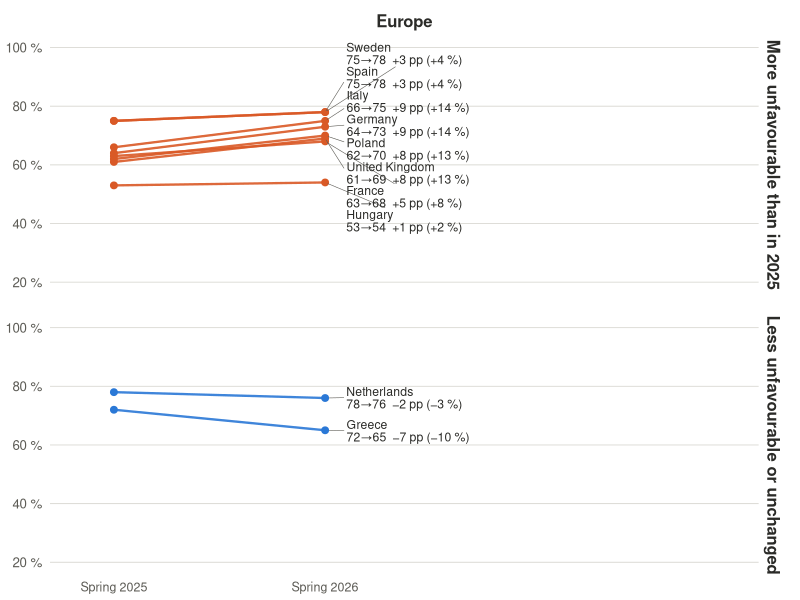
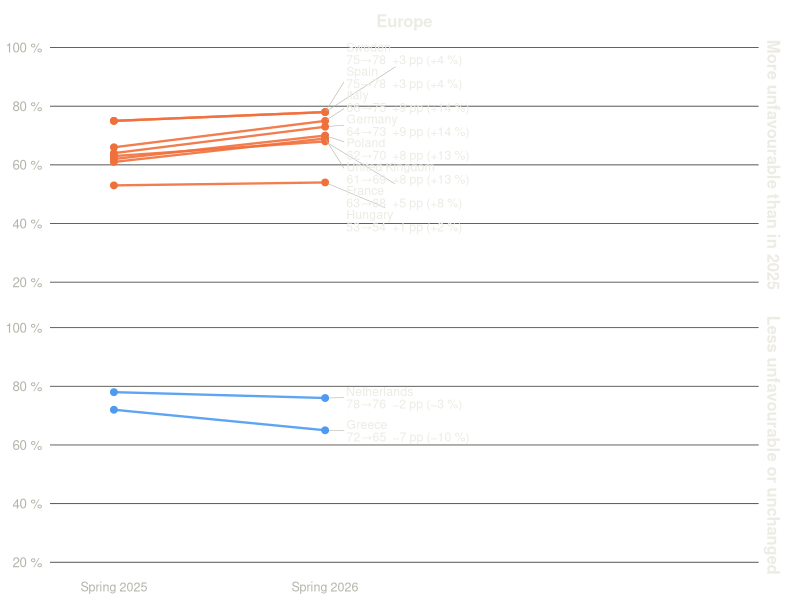
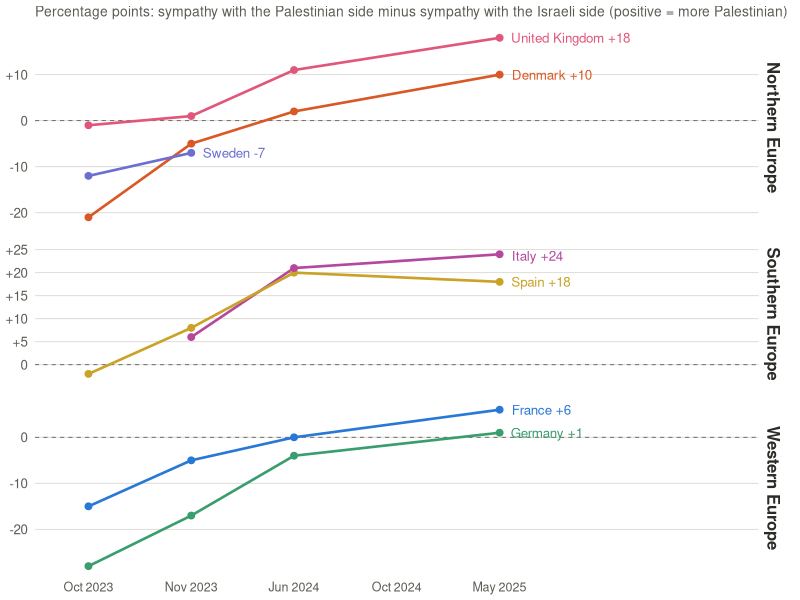
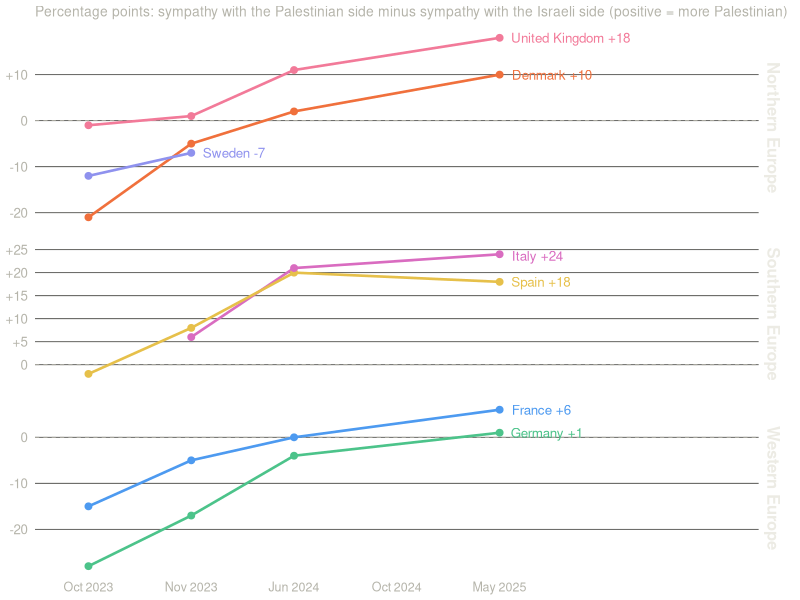

The R source for these figures, in order:
# AKTION: Dashboard-Grafiken mit ggplot2 (Umfragen). Schreibt je Grafik zwei SVG-Dateien (hell/dunkel) nach data/live/grafiken/.
#   Rscript skripte/live_grafiken.R        # das Dashboard (skripte/live_dashboard.py) startet das Skript selbst, wenn die Eingaben neuer sind
suppressPackageStartupMessages({library(dplyr); library(tidyr); library(readr); library(stringr); library(ggplot2); library(ggrepel)})
setwd(dirname(dirname(normalizePath(sub("--file=", "", grep("--file=", commandArgs(FALSE), value = TRUE)[1])))))
dir.create("data/live/grafiken", showWarnings = FALSE, recursive = TRUE)

LAND_EN <- c("Deutschland" = "Germany", "Frankreich" = "France", "Italien" = "Italy", "Spanien" = "Spain", "Polen" = "Poland", "Griechenland" = "Greece",
             "Niederlande" = "Netherlands", "Schweden" = "Sweden", "Dänemark" = "Denmark", "Ungarn" = "Hungary", "Vereinigtes Königreich" = "United Kingdom",
             "Vereinigte Staaten" = "United States", "Türkei" = "Turkey", "Indonesien" = "Indonesia", "Südkorea" = "South Korea", "Südafrika" = "South Africa",
             "Kenia" = "Kenya", "Indien" = "India", "Brasilien" = "Brazil", "Mexiko" = "Mexico", "Argentinien" = "Argentina", "Japan" = "Japan",
             "Nigeria" = "Nigeria", "Pakistan" = "Pakistan", "Bangladesch" = "Bangladesh", "Philippinen" = "Philippines", "Thailand" = "Thailand", "Kolumbien" = "Colombia")
en <- function(x) unname(ifelse(x %in% names(LAND_EN), LAND_EN[x], x))
meta <- read_csv("laender/laender_metadaten.csv", na = character(), show_col_types = FALSE) |> select(land, continent, unterregion_un) |>
  mutate(continent = if_else(continent %in% c("NA", "North America", "South America", "Latin America"), "Americas", continent))
u <- read_csv("umfragen/umfragen_israel_palaestina.csv", show_col_types = FALSE) |> left_join(meta, by = "land") |> mutate(land_en = en(land))

# Farben und Schrift je Modus (hell/dunkel); Hintergrund transparent
PAL <- list(hell = list(text = "#2b2b28", text2 = "#5c5b55", gitter = "#d9d8d2", auf = "#d95926", ab = "#2a78d6"),
            dunkel = list(text = "#ecebe4", text2 = "#b5b4aa", gitter = "#4a4a46", auf = "#f0703c", ab = "#4d9af0"))
thema <- function(p) theme_minimal(base_size = 12) + theme(
  text = element_text(colour = p$text), axis.text = element_text(colour = p$text2), axis.title = element_blank(),
  panel.grid.major.x = element_blank(), panel.grid.minor = element_blank(), panel.grid.major.y = element_line(colour = p$gitter, linewidth = .3),
  strip.text = element_text(colour = p$text, face = "bold", size = 12), strip.background = element_blank(),
  legend.position = "none", plot.background = element_rect(fill = NA, colour = NA), panel.background = element_rect(fill = NA, colour = NA),
  panel.spacing = unit(1.1, "lines"), plot.margin = margin(4, 8, 4, 4))
speichern <- function(plot_fun, name, breite, hoehe) for (m in names(PAL)) {
  svg(sprintf("data/live/grafiken/%s_%s.svg", name, m), width = breite, height = hoehe, bg = "transparent"); print(plot_fun(PAL[[m]])); dev.off()
}

## ---- Pew: ungünstige Meinung über Israel, 2025 -> 2026 (Liniengrafik, gruppiert nach Richtung und Kontinent) ----
pew <- u |> filter(quelle == "Pew Global Attitudes", frage == "Meinung über Israel", antwort == "negativ") |>
  mutate(welle = str_replace(welle, "Frühjahr", "Spring")) |> select(land_en, continent, welle, prozent) |>
  pivot_wider(names_from = welle, values_from = prozent) |> filter(!is.na(`Spring 2025`), !is.na(`Spring 2026`)) |>
  mutate(aend = `Spring 2026` - `Spring 2025`, rel = 100 * aend / `Spring 2025`,
         richtung = factor(if_else(aend > 0, "More unfavourable than in 2025", "Less unfavourable or unchanged"),
                           levels = c("More unfavourable than in 2025", "Less unfavourable or unchanged")),
         continent = factor(continent, levels = c("Europe", "Asia", "Africa", "Americas")),
         beschr = sprintf("%s\n%d→%d  %+d pp (%+.0f %%)", land_en, `Spring 2025`, `Spring 2026`, aend, rel),
         beschr = str_replace_all(beschr, "-", "−"))
pew_lang <- pew |> pivot_longer(c(`Spring 2025`, `Spring 2026`), names_to = "welle", values_to = "wert") |> mutate(x = if_else(welle == "Spring 2025", 1, 2))
pew_plot <- function(p) ggplot(pew_lang, aes(x, wert, group = land_en, colour = richtung)) +
  geom_line(linewidth = .8, alpha = .9) + geom_point(size = 2) +
  geom_text_repel(data = filter(pew_lang, x == 2), aes(label = pew$beschr[match(land_en, pew$land_en)]), colour = p$text,
                  size = 3.1, hjust = 0, direction = "y", xlim = c(2.1, Inf), segment.size = .2, segment.colour = p$text2, lineheight = .85,
                  min.segment.length = 0, box.padding = .06, point.padding = .2, max.overlaps = Inf, seed = 1) +
  scale_colour_manual(values = c(p$auf, p$ab)) +
  scale_x_continuous(breaks = 1:2, labels = c("Spring 2025", "Spring 2026"), limits = c(.85, 3.9)) +
  scale_y_continuous(limits = c(20, 100), breaks = seq(20, 100, 20), labels = \(v) paste0(v, " %")) +
  facet_grid(richtung ~ continent, scales = "free_y", space = "free_y", drop = TRUE) + thema(p) +
  theme(axis.text.x = element_text(size = 9))
speichern(pew_plot, "pew_israel", 12, 8.5)

## ---- YouGov: Sympathie für die palästinensische minus die israelische Seite (Prozentpunkte), Linien je Land, Gruppen = UN-Unterregion ----
yg <- u |> filter(quelle == "YouGov EuroTrack", frage == "Sympathie im israelisch-palästinensischen Konflikt", antwort %in% c("israelische Seite", "palästinensische Seite")) |>
  select(land_en, unterregion_un, welle, antwort, prozent, feld_von) |> group_by(land_en, welle) |> mutate(mitte = min(feld_von)) |> ungroup() |>
  pivot_wider(names_from = antwort, values_from = prozent) |> filter(!is.na(`israelische Seite`), !is.na(`palästinensische Seite`)) |>
  mutate(saldo = `palästinensische Seite` - `israelische Seite`, welle = factor(welle, levels = c("Okt. 2023", "Nov. 2023", "Juni 2024", "Okt. 2024", "Mai 2025"),
                                                                                   labels = c("Oct 2023", "Nov 2023", "Jun 2024", "Oct 2024", "May 2025")))
yg_plot <- function(p) {
  fa <- c("#d95926", "#2a78d6", "#3a9d6e", "#b5479e", "#c9a227", "#6c6fd1", "#e0577b")
  if (identical(p$text, PAL$dunkel$text)) fa <- c("#f0703c", "#4d9af0", "#4cc38a", "#d96cc0", "#e6c04a", "#8f92ee", "#f27a99")
  letzte <- yg |> group_by(land_en) |> filter(as.integer(welle) == max(as.integer(welle))) |> ungroup()
  wl <- levels(yg$welle)
  ggplot(yg, aes(as.integer(welle), saldo, group = land_en, colour = land_en)) +
    geom_hline(yintercept = 0, colour = p$text2, linewidth = .3, linetype = 2) +
    geom_line(linewidth = .9) + geom_point(size = 2) +
    geom_text_repel(data = letzte, aes(label = sprintf("%s %+d", land_en, saldo)), size = 3.4, hjust = 0, direction = "y", nudge_x = .12,
                    segment.colour = NA, box.padding = .12, seed = 1, show.legend = FALSE) +
    scale_colour_manual(values = setNames(rep_len(fa, n_distinct(yg$land_en)), sort(unique(yg$land_en)))) +
    scale_x_continuous(breaks = seq_along(wl), labels = wl, limits = c(.8, 7.2)) + scale_y_continuous(labels = \(v) ifelse(v == 0, "0", sprintf("%+d", v))) +
    facet_grid(unterregion_un ~ ., scales = "free_y", space = "free_y") + thema(p) +
    labs(subtitle = "Percentage points: sympathy with the Palestinian side minus sympathy with the Israeli side (positive = more Palestinian)") +
    theme(plot.subtitle = element_text(colour = p$text2, size = 10), axis.text.x = element_text(size = 9))
}
speichern(yg_plot, "yougov_sympathie", 9, 7)
cat("Grafiken geschrieben\n")
